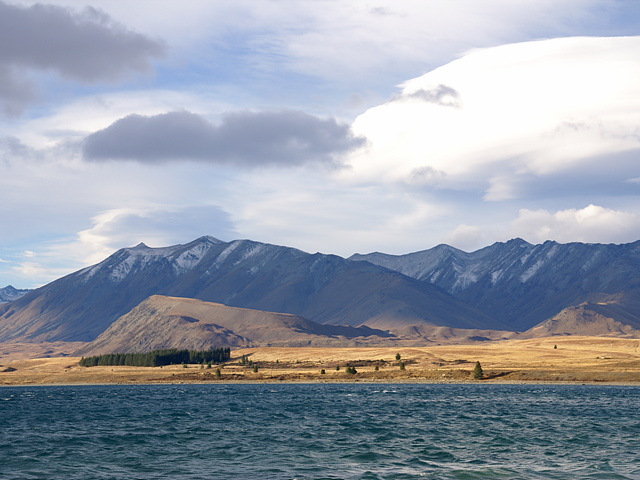
#> input picture ch05/tekapo.bmp, 640 x 480 px, found by its file name
$ python rotation2.py
#> lines starting #> are read from the running program, lines starting #| are printed output that depends on the picture
# 영상의 회전

# 영상의 회전 변환 행렬 구하기 - 특정 좌표를 중심으로 회전할때의 어파인 변환 행렬
# cv2.getRotationMatrix2D(center, angle, scale) -> retval
# center : 회전 중심 좌표. (x,y)튜플
# angle : (반시계 방향) 회전 각도(degree). 음수는 시계 방향.
# scale : 추가적인 확대 비율
# retval : 2x3 어파인 변환 행렬. 실수형
#    α   β   (1-α) • center.x - β • center.y   where   α = scale • cos(angle)
#   -β   α   β • center.x + (1-α) • center.y           β = scale • sin(angle)

import sys
import numpy as np
import cv2


src = cv2.imread('ch05/tekapo.bmp')
#> src is the input picture: shape (480, 640, 3); mean B, G, R 169.8, 157.4, 149.7

if src is None:
    print('Image load failed!')
    sys.exit()

cp = (src.shape[1] / 2, src.shape[0] / 2)   # cp(center point)라고 하는 중심점의 좌표 계산
#> cp = (320, 240)
# rot = cv2.getRotationMatrix2D(cp, 20, 1)  # cp를 기준으로 반시계방향으로 20도 돌린다. 1 : 스케일링은 하지 않는다(영상의 크기 유지)
rot = cv2.getRotationMatrix2D(cp, 20, 0.5)

# dst = cv2.warpAffine(src, rot, (0, 0))
dst = cv2.warpAffine(src, rot, (0, 0), borderValue=(255, 255, 255))
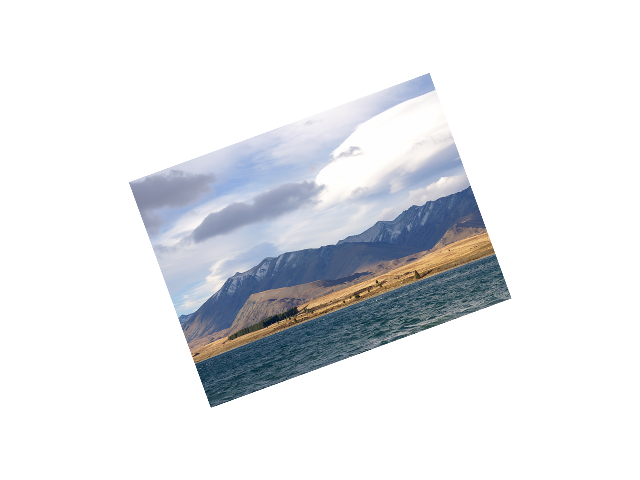
#> dst: shape (480, 640, 3); mean B, G, R 233.7, 230.6, 228.7

cv2.imshow('src', src)
cv2.imshow('dst', dst)
cv2.waitKey()

cv2.destroyAllWindows()

$ run again, with ch05/cat.bmp copied over ch05/tekapo.bmp
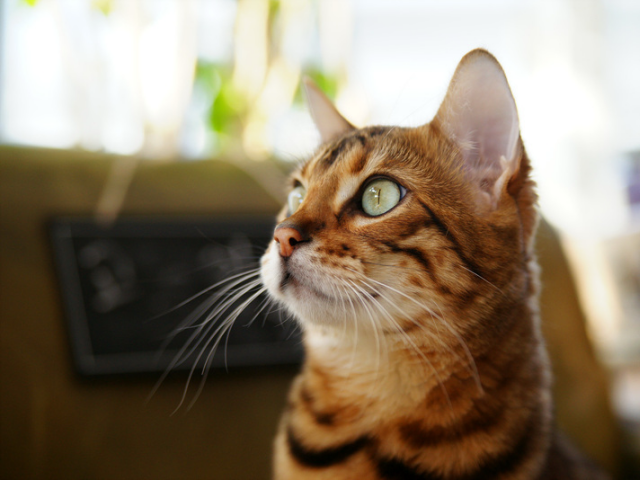
#> input picture ch05/cat.bmp, 640 x 480 px, found by its file name
#> src is the input picture: shape (480, 640, 3); mean B, G, R 104.5, 125.6, 140.8
#> `dst = cv2.warpAffine(src, rot, (0, 0), borderValue=(255, 255, 255))`:
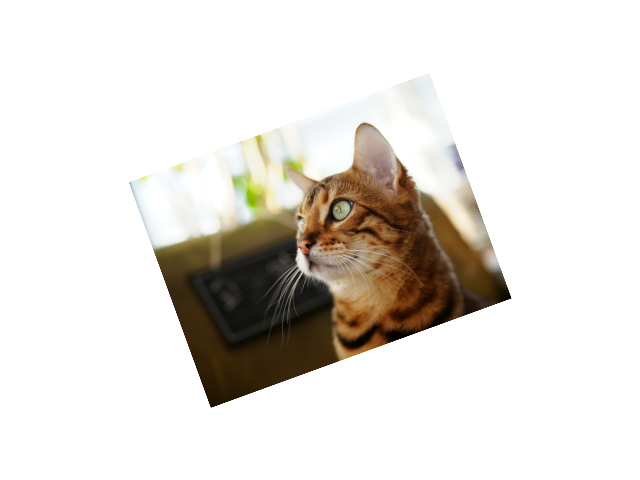
#> dst: shape (480, 640, 3); mean B, G, R 217.4, 222.7, 226.4

$ run again, with ch05/rose.bmp copied over ch05/tekapo.bmp
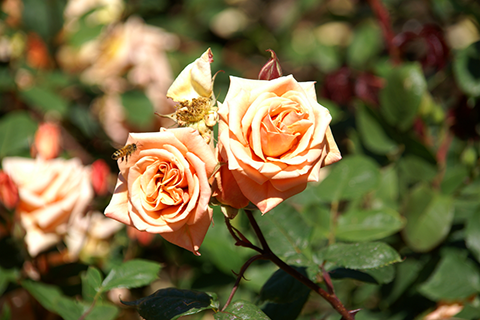
#> input picture ch05/rose.bmp, 480 x 320 px, found by its file name
#> src is the input picture: shape (320, 480, 3); mean B, G, R 63.1, 103.6, 116.2
#> `dst = cv2.warpAffine(src, rot, (0, 0), borderValue=(255, 255, 255))`:
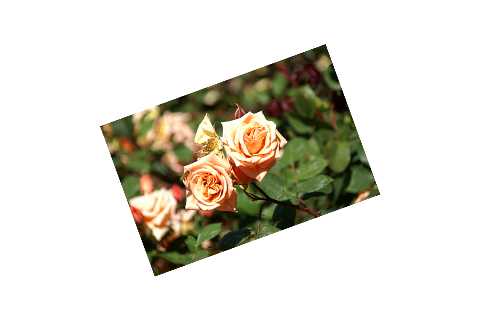
#> dst: shape (320, 480, 3); mean B, G, R 207, 217.1, 220.3
